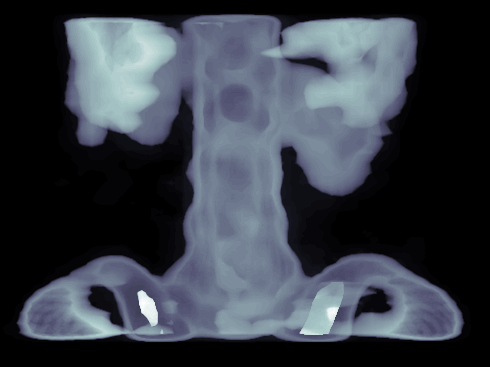
%> input picture week05/images/spine.tif, 490 x 367 px, given in place of box.png, which was not available
$ octave assignment5.m   (GNU Octave 9; MATLAB toolbox functions it lacks are replaced by stand-ins)
%> lines starting %> are read from the running program, lines starting %| are printed output that depends on the picture; pictures that were not available may be replaced by others from this repository, and a replacement may not be noted
### week05/p1.m
% Solution for part 1 of Assignment 5.
% Written by: Martin Jrgensen, tzk173

clear all;

% Read image(s).
I1 = double(imread('box.png'));
%> I1: size 367x490 double; min 0, max 63, mean 15.7
I2 = double(zeros(256,256));
I2(30,30) = 255;

I3 = sinogram(I1, 180);
%> after the loop in sinogram, `for i = 1:M`:
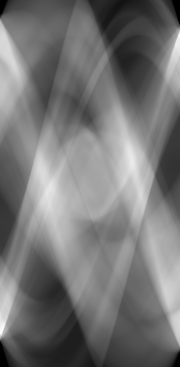
%> g: size 367x180 double; min 0, max 15645, mean 7250.6; drawn with min black and max white
%> after the loop in sinogram, `for i = 1:M`: Phi = 180 values from 0 to 179
I4 = sinogram(I2, 180);

h = figure(511); set(h,'Color','White'); colormap(bone);
subplot(2,2,1); imagesc(I1); axis image; set(gca,'TickDir','out');
title('box.png','FontSize',14);
subplot(2,2,2); imagesc(I2); axis image; set(gca,'TickDir','out');
title('Non-central point source','FontSize',14);
subplot(2,2,3); imagesc(I3); axis image; set(gca,'TickDir','out');
title('box.png sinogram','FontSize',14);
subplot(2,2,4); imagesc(I4); axis image; set(gca,'TickDir','out');
title('Non-central point source sinogram','FontSize',14);
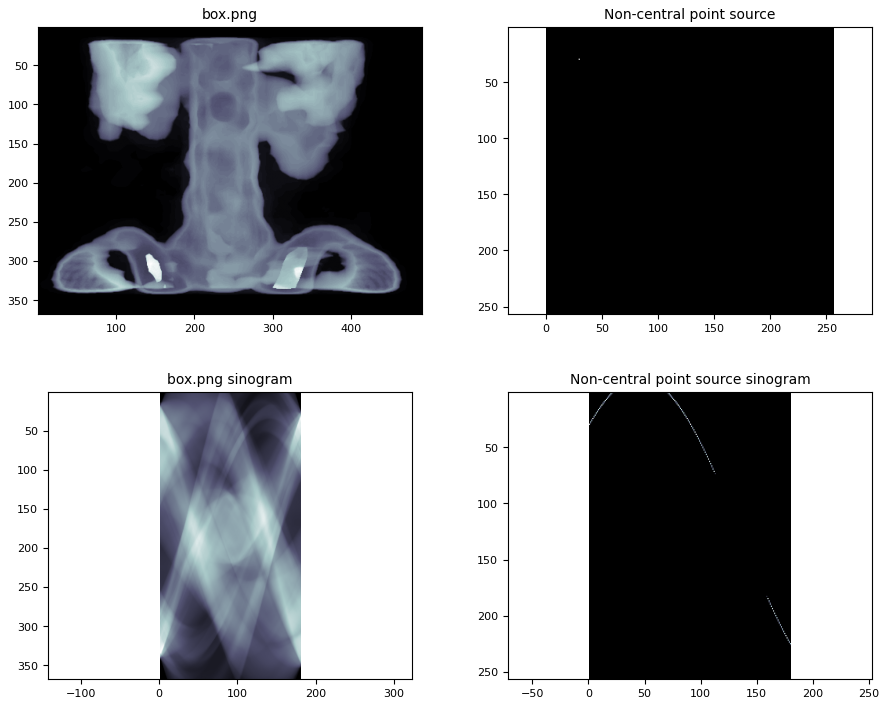
%> figure redrawn from the program's plot data, 4 panels

### week05/sinogram.m
function [g] = sinogram(f, M)
% sinogram Construct the sinogram of an image "f" using "M" projection lines.

    Phi = zeros(M,1);
    N = size(f,1);
    g = zeros(N,M);

    for i = 1:M
        Phi(i) = 180/M * (i-1);
        tmp = imrotate(f,-Phi(i), 'bilinear', 'crop');
        g(:,i) = sum(tmp,2);
    end
end

### week05/p2.m
% Solution for part 2 of Assignment 5.
% Written by: Martin Jrgensen, tzk173

clear all;

% Read image(s).
I1 = double(imread('box.png'));
I2 = double(zeros(256,256));
I2(30,30) = 255;
I3 = double(imread('sinogram.png'));
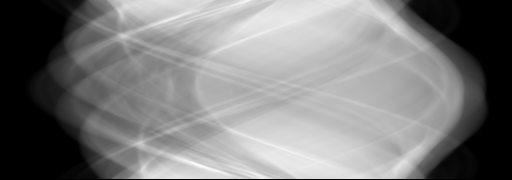
%> input picture week05/images/sinogram.png, 512 x 180 px
%> I3: size 180x512 double; min 0, max 255, mean 125.9; mean of the top-left, top-right, bottom-left and bottom-right quarters 117.8, 135.3, 105.7, 144.6
I4 = imrotate(I3,90,'bilinear','loose');
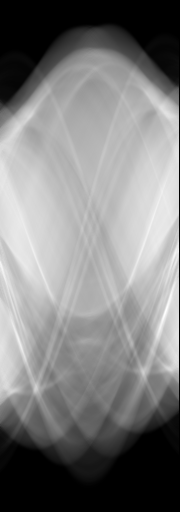
%> I4: size 512x180 double; min 0, max 255, mean 125.9; mean of the top-left, top-right, bottom-left and bottom-right quarters 135.3, 144.6, 117.8, 105.7

% Create sinograms
I1s = sinogram(I1,180);
I2s = sinogram(I2,180);

% Recover that sh...picture!
I1r = backprojection(I1s, 180);
%> after the loop in backprojection, `for i = 1:M`:
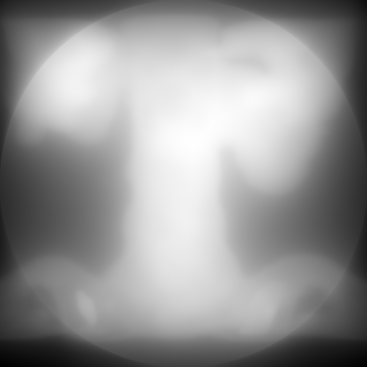
%> f: size 367x367 double; min 3782.9, max 9704.2, mean 7254.2; drawn with min black and max white
%> after the loop in backprojection, `for i = 1:M`: Phi = 180 values from 0 to 3.12
I2r = backprojection(I2s, 180);
I3r = backprojection(I4, 180);
%> call 3 of backprojection, with M = 180
%> after the loop in backprojection (call 3), `for i = 1:M`:
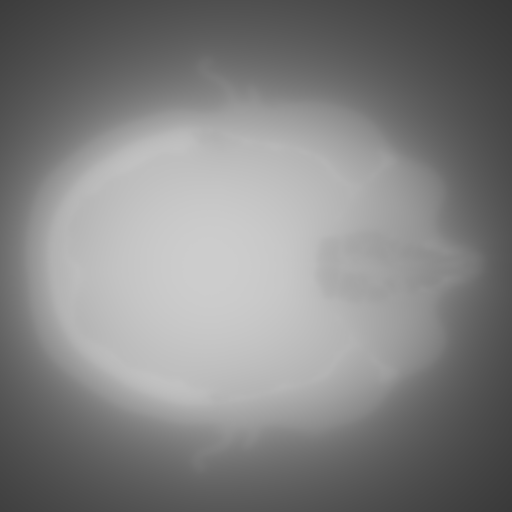
%> f: size 512x512 double; min 55.6, max 204.9, mean 131.4

h = figure(521); set(h,'Color','White'); colormap(bone);
% For box.png.
subplot(3,3,1); imagesc(I1); axis image; set(gca,'TickDir','out');
title('box.png','FontSize',14);
subplot(3,3,2); imagesc(I1s); axis image; set(gca,'TickDir','out');
title('box.png sinogram','FontSize',14);
subplot(3,3,3); imagesc(I1r); axis image; set(gca,'TickDir','out');
title('box.png backprojection','FontSize',14);

% For non-central point source.
subplot(3,3,4); imagesc(I2); axis image; set(gca,'TickDir','out');
title('non-central point source','FontSize',14);
subplot(3,3,5); imagesc(I2s); axis image; set(gca,'TickDir','out');
title('non-central point source sinogram','FontSize',14);
subplot(3,3,6); imagesc(I2r); axis image; set(gca,'TickDir','out');
title('non-central point source backprojection','FontSize',14);

% For sinogram.png
subplot(3,3,7); imagesc(I3); axis image; set(gca,'TickDir','out');
title('sinogram.png','FontSize',14);
subplot(3,3,8); imagesc(I4); axis image; set(gca,'TickDir','out');
title('sinogram.png rotated','FontSize',14);
subplot(3,3,9); imagesc(I3r); axis image; set(gca,'TickDir','out');
title('sinogram.png backprojection','FontSize',14);
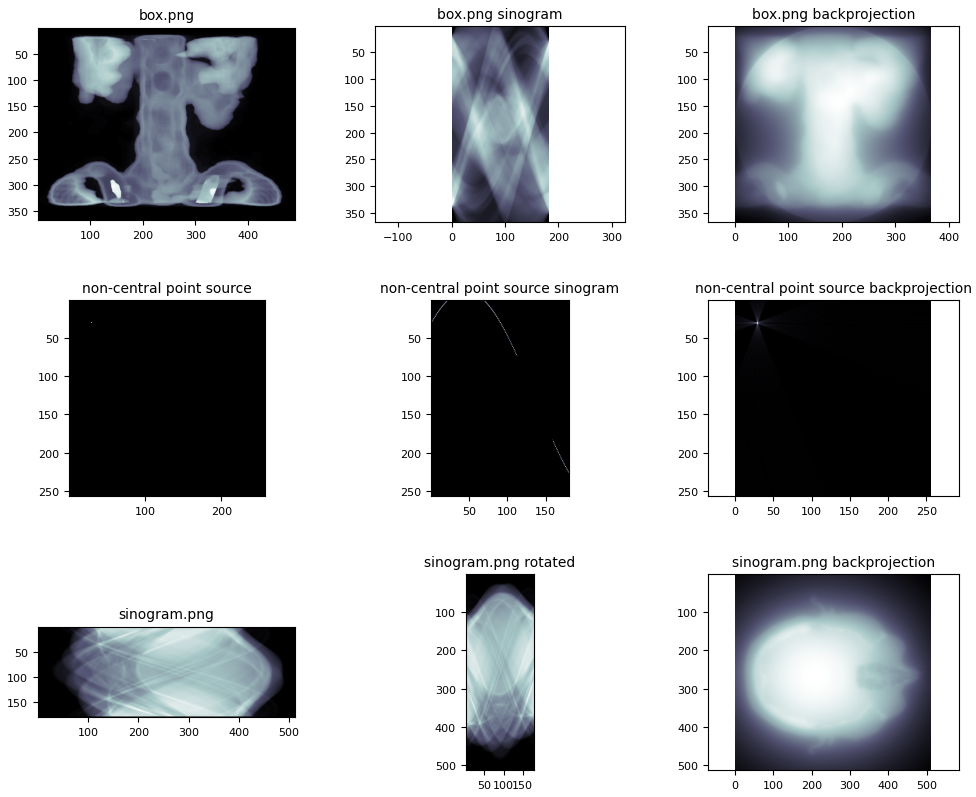
%> figure redrawn from the program's plot data, 9 panels
%> the run ends on the next line

### week05/backprojection.m
function [ f ] = backprojection( g, M )
% backprojection takes a sinogram "g" and the number of projection angles
% "M" and recreates the image of the sinogram.

    Phi = zeros(M,1);
    N = size(g,1);
    f = zeros(N,N);
    mid = floor(N/2) + 1;

    [x,y] = meshgrid(ceil(-N/2):ceil(N/2-1));

    for i = 1:M
        Phi(i) = 180/M * (i-1) * (pi/180);

        rCoords = round(mid + x*sin(Phi(i)) + y*cos(Phi(i)));
        idx = find((rCoords > 0) & (rCoords <= N));
        newCoords = rCoords(idx);
        f(idx) = f(idx) + g(newCoords, i) ./ M;
    end

end

### week05/assignment5.m
% Runs all sub assignments for Assignment 5.
% Written by: Martin Jrgensen, tzk173

% Add folder where images are stored.
addpath('images');

% Run all the parts
run('./p1.m');
run('./p2.m');
run('./p3.m');
